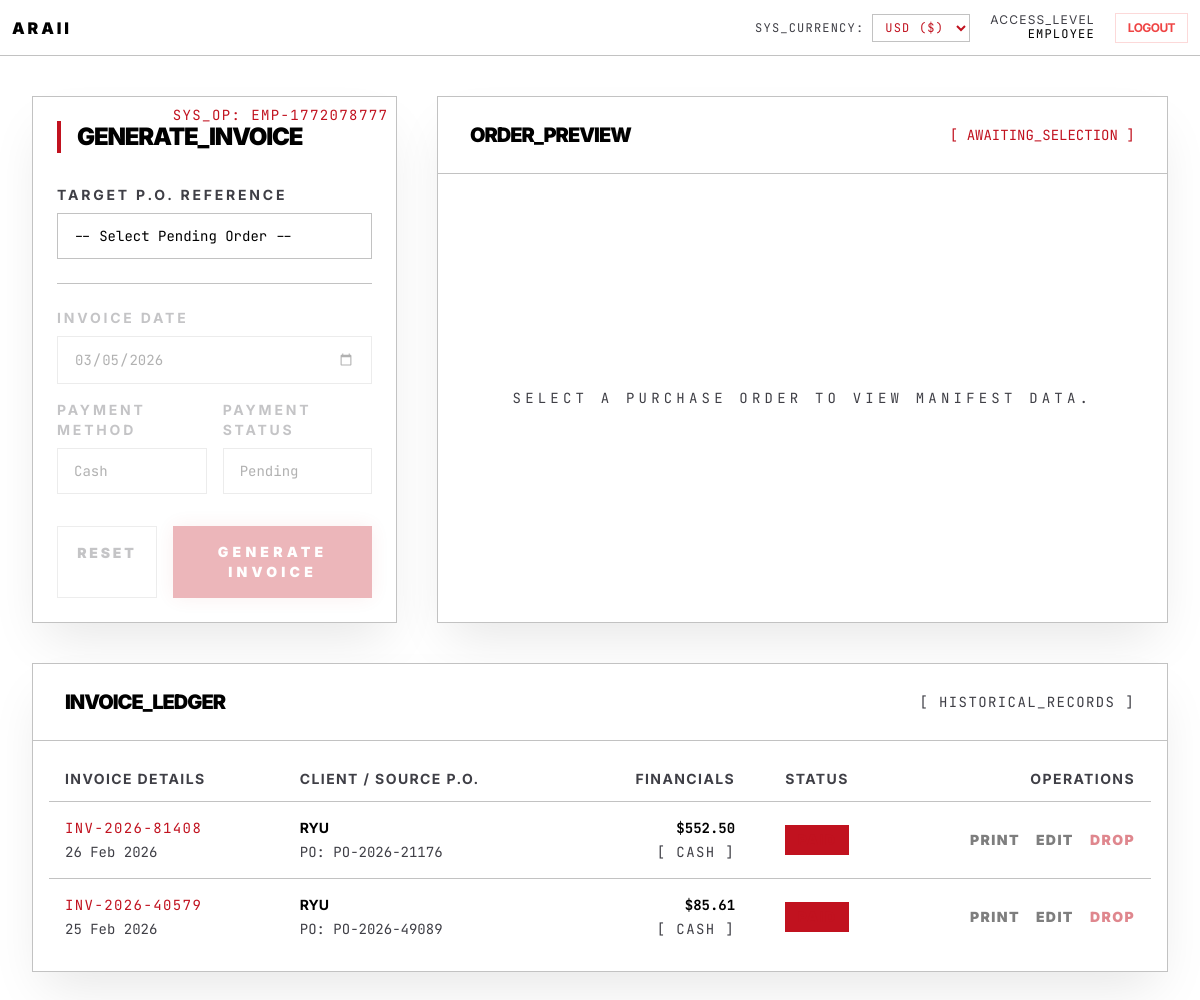
Screenshot of /invoices.php (signed in) with the database file from the repository.
### tables this page shows
CREATE TABLE `employees` (
  `employee_id` int(11) NOT NULL,
  `user_id` int(11) DEFAULT NULL,
  `employee_code` varchar(20) NOT NULL,
  `name` varchar(100) NOT NULL,
  `position` varchar(100) NOT NULL,
  `is_active` tinyint(1) DEFAULT 1,
  `created_at` timestamp NULL DEFAULT current_timestamp()
);

CREATE TABLE `invoices` (
  `invoice_id` int(11) NOT NULL,
  `invoice_reference` varchar(30) NOT NULL,
  `order_id` int(11) NOT NULL,
  `customer_id` int(11) NOT NULL,
  `total_amount` decimal(12,2) NOT NULL,
  `payment_method` enum('CASH') DEFAULT 'CASH',
  `payment_status` enum('PAID','PENDING') DEFAULT 'PAID',
  `invoice_date` timestamp NULL DEFAULT current_timestamp()
);

CREATE TABLE `customers` (
  `customer_id` int(11) NOT NULL,
  `user_id` int(11) DEFAULT NULL,
  `customer_code` varchar(20) NOT NULL,
  `contact_name` varchar(150) NOT NULL,
  `address` text NOT NULL,
  `membership_level` enum('STANDARD','PREMIUM','ELITE') DEFAULT 'STANDARD',
  `created_at` timestamp NULL DEFAULT current_timestamp()
);

CREATE TABLE `sale_orders` (
  `order_id` int(11) NOT NULL,
  `reference_id` varchar(30) NOT NULL,
  `po_reference` varchar(50) DEFAULT NULL,
  `customer_id` int(11) NOT NULL,
  `employee_id` int(11) NOT NULL,
  `subtotal` decimal(12,2) DEFAULT 0.00,
  `membership_discount` decimal(12,2) DEFAULT 0.00,
  `special_discount` decimal(12,2) DEFAULT 0.00,
  `total_amount` decimal(12,2) DEFAULT 0.00,
  `order_date` timestamp NULL DEFAULT current_timestamp()
);

### invoices.php (the view, shortened to what the rows shown need)
<?php
require_once "config/database.php";
require_once "config/currency.php";
$user_id = $_SESSION['user_id'];
$stmt = $mysqli->prepare("SELECT employee_code, name, position FROM employees WHERE user_id = ?");
$stmt->bind_param("i", $user_id);
$stmt->execute();
$employeeProfile = $stmt->get_result()->fetch_assoc();
$code = $employeeProfile['employee_code'] ?? 'SYS-0000';
$previewOrder = null;
?>
<!DOCTYPE html>
<html lang="en">
<?php
include 'partials/head.php';
?>
<body class="page-bg-cinematic bg-white text-black font-sans min-h-screen flex flex-col selection:bg-premium selection:text-white">
    <main class="flex-grow max-w-[1400px] mx-auto w-full py-10 px-8 flex flex-col gap-10">
        <div class="flex flex-col lg:flex-row gap-10">
            <div class="lg:w-1/3 flex flex-col gap-6 anim-load" style="animation-delay: 0.1s;">
                <div class="bg-white border border-obsidian-edge p-6 relative flex-grow shadow-2xl shadow-black/10">
                    <div class="absolute top-0 right-0 p-2 font-mono text-sm text-premium/30 uppercase tracking-widest">Sys_Op: <?= htmlspecialchars($code) ?></div>
                    <h2 class="text-2xl font-black uppercase tracking-tighter mb-8 border-l-4 border-premium pl-4">Generate_Invoice</h2>
                    <form method="GET" action="invoices.php" class="mb-6 border-b border-obsidian-edge pb-6">
                        <label class="block text-sm uppercase tracking-[0.2em] text-obsidian-muted mb-2 font-bold">Target P.O. Reference</label>
                        <select name="order_id" onchange="this.form.submit()" class="w-full bg-white border border-obsidian-edge px-4 py-3 text-sm font-mono focus:outline-none focus:border-premium text-black appearance-none">
                        </select>
                    </form>
                    <form action="actions/create_invoice.php" method="POST" class="space-y-4 <?= !$previewOrder ? 'opacity-30 pointer-events-none' : '' ?>">
                        <div>
                        </div>
                        <div class="grid grid-cols-2 gap-4">
                        </div>
                        <div class="flex gap-4 pt-4 mt-8">
                        </div>
                    </form>
                </div>
            </div>
            <div class="lg:w-2/3 flex flex-col anim-load" style="animation-delay: 0.2s;">
                <div class="bg-white border border-obsidian-edge flex-grow flex flex-col shadow-2xl shadow-black/10">
                    <div class="px-8 py-6 border-b border-obsidian-edge bg-white/[0.02] flex justify-between items-center">
                        <h2 class="text-xl font-black uppercase tracking-tighter">Order_Preview</h2>
                    </div>
                </div>
            </div>
        </div>
        <div class="anim-load" style="animation-delay: 0.3s;">
            <div class="bg-white border border-obsidian-edge flex flex-col shadow-2xl shadow-black/10">
                <div class="px-8 py-6 border-b border-obsidian-edge bg-white/[0.02] flex justify-between items-center">
                    <h2 class="text-xl font-black uppercase tracking-tighter">Invoice_Ledger</h2>
                </div>
                <div class="overflow-x-auto p-4">
                    <table class="w-full text-left border-collapse">
                        <thead>
                            <tr class="text-sm uppercase tracking-widest text-obsidian-muted border-b border-obsidian-edge">
                                <th class="px-4 py-3">Invoice Details</th>
                                <th class="px-4 py-3">Client / Source P.O.</th>
                                <th class="px-4 py-3 text-right">Financials</th>
                                <th class="px-4 py-3 text-center">Status</th>
                                <th class="px-4 py-3 text-right">Operations</th>
                            </tr>
                        </thead>
                        <tbody class="divide-y divide-obsidian-edge">
                            <?php
                            $invQuery = "
                                SELECT i.*, o.po_reference, c.contact_name
                                FROM invoices i
                                JOIN sale_orders o ON i.order_id = o.order_id
                                JOIN customers c ON i.customer_id = c.customer_id
                                ORDER BY i.invoice_date DESC, i.invoice_id DESC";
                            $invResult = $mysqli->query($invQuery);
                            if ($invResult && $invResult->num_rows > 0):
                                while($inv = $invResult->fetch_assoc()):
                            ?>
                            <tr class="hover:bg-white/[0.02] transition-colors group">
                                <td class="px-4 py-4">
                                    <div class="text-sm font-mono text-premium uppercase tracking-widest"><?= htmlspecialchars($inv['invoice_reference']) ?></div>
                                    <div class="text-sm font-mono text-obsidian-muted mt-1"><?= date('d M Y', strtotime($inv['invoice_date'])) ?></div>
                                </td>
                                <td class="px-4 py-4">
                                    <div class="text-sm font-bold uppercase text-black"><?= htmlspecialchars($inv['contact_name']) ?></div>
                                    <div class="text-sm font-mono text-obsidian-muted mt-1">PO: <?= htmlspecialchars($inv['po_reference']) ?></div>
                                </td>
                                <td class="px-4 py-4 text-right font-mono">
                                    <div class="text-sm font-bold text-black"><?= formatCurrency($inv['total_amount']) ?></div>
                                    <div class="text-sm text-obsidian-muted uppercase tracking-widest mt-1">[ <?= htmlspecialchars($inv['payment_method']) ?> ]</div>
                                </td>
                                <td class="px-4 py-4 text-center">
                                    <?php if($inv['payment_status'] === 'PAID'): ?>
                                        <span class="inline-flex items-center gap-2 px-3 py-1 bg-premium/10 border border-premium/20 text-premium text-sm font-black uppercase tracking-widest">
                                        </span>
                                    <?php else: ?>
                                        <span class="inline-flex items-center gap-2 px-3 py-1 bg-premium/10 border border-premium/20 text-premium text-sm font-black uppercase tracking-widest animate-pulse">
                                            PENDING
                                        </span>
                                    <?php endif; ?>
                                </td>
                                <td class="px-4 py-4 text-right">
                                    <div class="flex justify-end gap-4 opacity-50 group-hover:opacity-100 transition-opacity">
                                        <a href="print_invoice.php?id=<?= $inv['invoice_id'] ?>" target="_blank" class="text-sm font-black uppercase tracking-widest hover:text-black transition-colors">
                                            Print
                                        </a>
                                        <a href="edit_invoice.php?id=<?= $inv['invoice_id'] ?>" class="text-sm font-black uppercase tracking-widest hover:text-black transition-colors">
                                            Edit
                                        </a>
                                        <a href="actions/delete_invoice.php?id=<?= $inv['invoice_id'] ?>"
                                           onclick="return confirm('Purge this invoice? This will NOT delete the original Purchase Order.')"
                                           class="text-sm font-black uppercase tracking-widest text-premium hover:underline transition-colors">
                                           Drop
                                        </a>
                                    </div>
                                </td>
                            </tr>
                            <?php endwhile; else: ?>
                            <tr>
                                <td colspan="5" class="px-4 py-10 text-center text-obsidian-muted font-mono text-sm">No invoices found in ledger.</td>
                            </tr>
                            <?php endif; ?>
                        </tbody>
                    </table>
                </div>
            </div>
        </div>
    </main>
</body>
</html>

### rows the page displays
employees: employee_code "EMP-1772078777"
invoices: invoice_reference "INV-2026-81408", invoice_date "26 Feb 2026", customer.contact_name "RYU", order.po_reference "PO-2026-21176", total_amount "$552.50", payment_method "CASH"
invoices: invoice_reference "INV-2026-40579", invoice_date "25 Feb 2026", customer.contact_name "RYU", order.po_reference "PO-2026-49089", total_amount "$85.61", payment_method "CASH"

### other values shown
$_SESSION['role'] "EMPLOYEE"
